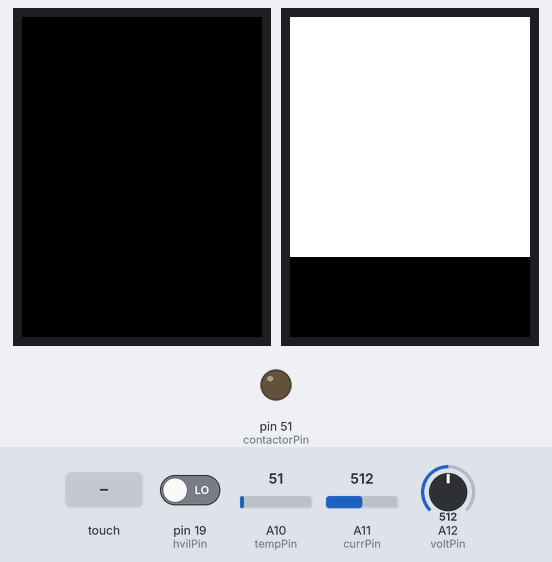
The sketch below on a simulated Arduino Mega 2560, built with avr-gcc and run on an emulated ATmega2560. On the bench: 2 × 240×320 colour display, output pins drawn as LEDs (lit = HIGH). Inputs (shaded band) come from the test bench; at power-on: A12 (voltPin) = 512, pin 19 (hvilPin) LOW, A10 (tempPin) = 51, A11 (currPin) = 512. What the sketch prints to the serial monitor is not drawn.

Above: at 0.33 s.
1.4 s: A12 (voltPin) set to 625
4.4 s: A12 (voltPin) set to 653
7.4 s: touch panel pressed at 13 % / 90 % of its raw x / y range
9.0 s: touch panel pressed at 38 % / 90 % of its raw x / y range
12.0 s: touch panel pressed at 87 % / 90 % of its raw x / y range
Timing chart, 0 to 14.6 s (numbered marks = the images above; inputs shaded):
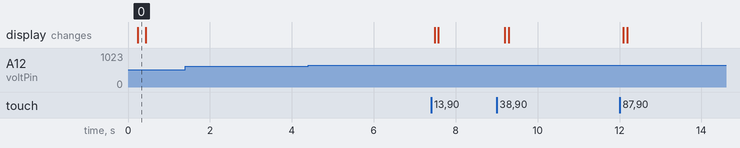

The sketch:

Lab3.ino
```cpp
#include <TimerOne.h>
#include <stdbool.h>
#include <Elegoo_GFX.h>
#include <Elegoo_TFTLCD.h>
#include <TouchScreen.h>

#include "TaskControlBlock.h"
#include "Scheduler.h"
#include "Measurement.h"
#include "SOC.h"
#include "Alarm.h"
#include "Contactor.h"
#include "Display.h"
#include "TouchInput.h"

#define LCD_CS A3     // Chip Select goes to Analog 3
#define LCD_CD A2     // Command/Data goes to Analog 2
#define LCD_WR A1     // LCD Write goes to Analog 1
#define LCD_RD A0     // LCD Read goes to Analog 0
#define LCD_RESET A4  // Can alternately just connect to Arduino's reset pin

#define MAX_LEN 32

// Setup the TFT with the correct pins
Elegoo_TFTLCD tft(LCD_CS, LCD_CD, LCD_WR, LCD_RD, LCD_RESET);

#define YP A3  // must be an analog pin, use "An" notation!
#define XM A2  // must be an analog pin, use "An" notation!
#define YM 9   // can be a digital pin
#define XP 8   // can be a digital pin

// Setup the touchscreen with the correct pins
TouchScreen ts = TouchScreen(XP, YP, XM, YM, 300);

// Have a time base flag for our interrupt sequence. Volatile becuase it's modified in the timer ISR
volatile bool timeBaseFlag;

//Task Control Blocks
TCB measurementTCB;
TCB socTCB;
TCB contactorTCB;
TCB alarmTCB;
TCB touchInputTCB;
TCB displayTCB;

// TCB LinkedList
TCB* TCBLL = &measurementTCB;

// Measurement Data
measurementData measure;                      // Declare measurement data structure - defined in Measurement.h
float hvCurrent     = 0;                      // The system's HV Current value
bool currChanged    = true;                   // Whether or not the current has changed
const byte currPin  = A11;                    // The pin the system is reading to see the current
float hvVoltage     = 0;                      // The system's HV Voltage value
bool voltChanged    = true;                   // Whether or not the voltage has changed
const byte voltPin  = A12;                    // The pin the system is reading to see the voltage
float temperature   = 0;                      // The system's Temperature value
bool tempChanged    = true;                   // Whether or not the temperature has changed
const byte tempPin  = A10;                    // The pin the system is reading to see the temperature
bool hvilChanged    = true;                   // Whether or not the HVIL's status has changed
const byte hvilPin  = 19;                     // The pin the system is reading to see the HVIL's status
bool hvil           = digitalRead(hvilPin);   // The system's HVIL status

// SOC Data
socData soc;                                  // Declare SOC data structure - defined in SOC.h
float charge = 0;                             // The system's state of charge

// Contactor Data
contactorData contactor;                      // Declare contactor data structure - defined in Contactor.h
int contactorFlag       = UNCHANGED_CONT;     // A flag to tell the system whether or not to change the contactor's status and what to change it to
const byte contactorPin = 51;                 // The pin the system is writing to to show the contactor's status
bool contactorStatus    = CONTACTOR_OPEN;     // The contactor's current status. Initially starts as open

// Alarm Data
alarmData alarm;                              // Declare alarm data structure - defined in Alarm.h
bool hvilAcknowledged           = false;      // Whether or not the HVIL alarm has been acknowledged
volatile int hvilAlarmStatus    = NA;         // The system's HVIL alarm status. Volatile because it's modified in the HVIL ISR
volatile bool hvilAlarmChanged  = true;       // Whether or not the HVIL alarm has changed
bool ocAcknowledged             = false;      // Whether or not the overcurrent alarm has been acknowledged
int overcurrentStatus           = NA;         // The system's overcurrent alarm status
bool overcurrentChanged         = true;       // Whether or not the overcurrent alarm has changed
bool hvoorAcknowledged          = false;      // Whether or not the HVOOR alarm has been acknowledged
int hvoorStatus                 = NA;         // The system's HVOOR alarm status
bool hvoorChanged               = true;       // Whether or not the HVOOR alarm has changed
volatile bool ISRFlag           = false;      // Flag to tell is if the HVIL ISR function just ran

// Display Data
displayData displayD;                         // Declare display data structure - defined in Display.h
int page              = MEASURE_PAGE;         // The current page the system is displaying. Start at the measurement page
int oldPage           = -1;                   // The page the system was displaying in the previous cycle
bool alarmButtonDrawn = false;                // Whether or not the alarm acknowledgement button is drawn

// Touch Input Data
touchInputData touchInput;                    // Declare touch input data structure - defined in TouchInput.h

void setup() {
  Serial.begin(9600);
  Serial.println(F("TFT LCD test"));


#ifdef USE_Elegoo_SHIELD_PINOUT       // This is defined in Elegoo_TFTLCD.h
  Serial.println(F("Using Elegoo 2.4\" TFT Arduino Shield Pinout"));
#else
  Serial.println(F("Using Elegoo 2.4\" TFT Breakout Board Pinout"));
#endif

  Serial.print("TFT size is "); Serial.print(tft.width()); Serial.print("x"); Serial.println(tft.height());

  tft.reset();

  uint16_t identifier = tft.readID();
  if (identifier == 0x9325) {
    Serial.println(F("Found ILI9325 LCD driver"));
  } else if (identifier == 0x9328) {
    Serial.println(F("Found ILI9328 LCD driver"));
  } else if (identifier == 0x4535) {
    Serial.println(F("Found LGDP4535 LCD driver"));
  } else if (identifier == 0x7575) {
    Serial.println(F("Found HX8347G LCD driver"));
  } else if (identifier == 0x9341) {
    Serial.println(F("Found ILI9341 LCD driver"));
  } else if (identifier == 0x8357) {
    Serial.println(F("Found HX8357D LCD driver"));
  } else if (identifier == 0x0101)
  {
    identifier = 0x9341;
    Serial.println(F("Found 0x9341 LCD driver"));
  }
  else if (identifier == 0x1111)
  {
    identifier = 0x9328;
    Serial.println(F("Found 0x9328 LCD driver"));
  }
  else {
    Serial.print(F("Unknown LCD driver chip: "));
    Serial.println(identifier, HEX);
    Serial.println(F("If using the Elegoo 2.8\" TFT Arduino shield, the line:"));
    Serial.println(F("  #define USE_Elegoo_SHIELD_PINOUT"));
    Serial.println(F("should appear in the library header (Elegoo_TFT.h)."));
    Serial.println(F("If using the breakout board, it should NOT be #defined!"));
    Serial.println(F("Also if using the breakout, double-check that all wiring"));
    Serial.println(F("matches the tutorial."));
    identifier = 0x9328;

  }

  // Set up the touch screen display
  tft.begin(identifier);
  tft.setRotation(2);

  // Initilize the measurement data structure with the correct values
  measure                     = {&hvil, &hvilChanged, &hvilPin, &temperature, &tempChanged, &tempPin, &hvCurrent, &currChanged, &currPin, &hvVoltage, &voltChanged, &voltPin};
  measurementTCB.task         = &measurementTask;
  measurementTCB.taskDataPtr  = &measure;
  measurementTCB.next         = &socTCB;
  measurementTCB.prev         = NULL;

  // Initilize the SOC data structure with the correct values
  soc                         = {&charge};
  socTCB.task                 = &socTask;
  socTCB.taskDataPtr          = &soc;
  socTCB.next                 = &contactorTCB;
  socTCB.prev                 = &measurementTCB;

  // Initilize the contactor data structure with the correct values
  contactor                   = {&contactorStatus, &contactorFlag, &contactorPin, &hvilAlarmStatus};
  contactorTCB.task           = &contactorTask;
  contactorTCB.taskDataPtr    = &contactor;
  contactorTCB.next           = &alarmTCB;
  contactorTCB.prev           = &socTCB;

  // Initilize the alarm data structure with the correct values
  alarm                       = {&hvilAcknowledged, &hvilAlarmStatus, &hvilAlarmChanged, &hvil, &ocAcknowledged, &overcurrentStatus, &overcurrentChanged,
                                 &hvCurrent, &hvoorAcknowledged, &hvoorStatus, &hvoorChanged, &hvVoltage, &ISRFlag};
  alarmTCB.task               = &alarmTask;
  alarmTCB.taskDataPtr        = &alarm;
  alarmTCB.next               = &displayTCB;
  alarmTCB.prev               = &contactorTCB;

  // Initilize the display data structure with the correct values
  displayD                    = {&measure, &soc, &alarm, &contactor, &page, &oldPage, &tft, &alarmButtonDrawn};
  displayTCB.task             = &displayTask;
  displayTCB.taskDataPtr      = &displayD;
  displayTCB.next             = &touchInputTCB;
  displayTCB.prev             = &alarmTCB;

  // Initilize the touch input data structure with the correct values
  touchInput                  = {&ts, &contactorFlag, &page, &hvilAcknowledged, &ocAcknowledged, &hvoorAcknowledged, &hvilAlarmStatus, &overcurrentStatus, &hvoorStatus};
  touchInputTCB.task          = &touchInputTask;
  touchInputTCB.taskDataPtr   = &touchInput;
  touchInputTCB.next          = NULL;
  touchInputTCB.prev          = &displayTCB;

  // Set the input and output pins to their correct modes
  pinMode(contactorPin, OUTPUT);
  pinMode(hvilPin, INPUT);
  pinMode(tempPin, INPUT_PULLUP);
  pinMode(currPin, INPUT_PULLUP);
  pinMode(voltPin, INPUT_PULLUP);

  // Initialize the timer to run at 10 Hz
  Timer1.initialize(100000);
  Timer1.attachInterrupt(timerISR);
  Timer1.start();
  timeBaseFlag = true;

  // Set up the HVIL interrupt routine
  attachInterrupt(digitalPinToInterrupt(hvilPin), hvilISR, RISING);

  // Make the HVIL input pin available for GPIO; generally, it's used for Serial1
  Serial1.end();

}

void loop() {
  // Let the scheduler run the TCBs in the TCB linked list only when the hardware timer allows it
  if (timeBaseFlag == true) {
    // Sets the positive-y and minus-x pins to output so that the TFT display can update values
    pinMode(YP, OUTPUT);
    pinMode(XM, OUTPUT);

    // Reset the timer flag to that the tasks only run at the correct time
    timeBaseFlag = false;

    // Let the scheduler run the tasks
    scheduler(TCBLL);
  }
}

void timerISR() {
  /****************
      Function name: timerISR
      Function inputs: none
      Function outputs: none
      Function description: Performs the timer's interrupt routine
      Author(s): Yasin Alissa, Khoa Tran
    *****************/
  // Set the time base flag to true so the scheduler can run tasks
  timeBaseFlag = true;
}

void hvilISR() {
  /****************
    Function name: hvilInterrupt
    Function inputs: none
    Function outputs: none
    Function description: Performs the HVIL interrupt routine
    Author(s): Yasin Alissa, Khoa Tran
  *****************/
  // Set the HVIL alarm's status to active not acknowledged
  hvilAlarmStatus = ANA;
  hvilAlarmChanged = true;
  // Open the contactor directly
  digitalWrite(contactorPin, LOW);
  // Set the flag that signifies the HVIL ISR running
  ISRFlag = true;
}
```

Alarm.c
```cpp
#include "Alarm.h"
#include "Measurement.h"

void updateHVILAlarm(int* hvilAlarmStatus, bool* hvilAlarmChanged, bool hvilStatus, bool* hvilAcknowledged, volatile bool* ISRFlag) {
    /****************
    * Function name: updateHVILAlarm
    * Function inputs: the status of the HVIL alarm, the HVIL alarm change flag, the current HVIL status,
    * and whether or not the alarms have been acknowledged
    * Function outputs: none
    * Function description: Updates the HVIL alarm's status per the spec
    * Author(s): Yasin Alissa, Khoa Tran
    *****************/
    // If the HVIL ISR function just ran, we don't need to do anything this go around
    if (*ISRFlag) {
        *ISRFlag = false;
    } else {
        int newStatus = *hvilAlarmStatus;
        // If the HVIL is closed, the alarm is not active
        if (hvilStatus == HVIL_CLOSED) {
            newStatus = NA;
            *hvilAcknowledged = false;
        } else {
            // If the HVIL is open and the alarm has been acknowledged, the alarm is active and acknowledged
            if ((*hvilAcknowledged)) {
                newStatus = AA;
            }
            // HVIL interrupt routine handles "active, not acknowledged" assignment
        }
        // If the new status is not the same as the old status, changed the status and set the change flag. Otherwise, set
        // the flag to indicate that there has been no change
        if (newStatus != *hvilAlarmStatus) {
            *hvilAlarmStatus = newStatus;
            *hvilAlarmChanged = true;
        } else {
            *hvilAlarmChanged = false;
        }
    }
}

void updateOvercurrentAlarm(int* overcurrentStatus, bool* overcurrentAlarmChanged, float hvCurrent, bool* ocAcknowledged) {
    /****************
    * Function name: updateOvercurrentAlarm
    * Function inputs: the status of the overcurrent alarm, the overcurrent alarm change flag, the current value,
    * and whether or not the alarms have been acknowledged
    * Function outputs: none
    * Function description: Updates the overcurrent alarm's status per the spec
    * Author(s): Yasin Alissa, Khoa Tran
    *****************/
    int newStatus;
    // If the current value is between -5A and 20A, the alarm is not active
    if (hvCurrent > -5.0 && hvCurrent < 20.0) {
        newStatus = NA;
        *ocAcknowledged = false;
    } else {
        // If the current value is not between -5A and 20A and the alarm hasn't been acknowledged,
        // the alarm is active and not acknowledged
        if (!(*ocAcknowledged)) {
            newStatus = ANA;
        // If the current value is not between -5A and 20A and the alarm has been acknowledged,
        // the alarm is active and acknowledged
        } else {
            newStatus = AA;
        }
    }
    // If the new status is not the same as the old status, changed the status and set the change flag. Otherwise, set
    // the flag to indicate that there has been no change
    if (newStatus != *overcurrentStatus) {
        *overcurrentStatus = newStatus;
        *overcurrentAlarmChanged = true;
    } else {
        *overcurrentAlarmChanged = false;
    }
}

void updateHvOutOfRangeAlarm(int* hvoorStatus, bool* hvoorAlarmChanged, float hvVoltage, bool* hvoorAcknowledged) {
    /****************
    * Function name: updateHvOutOfRangeAlarm
    * Function inputs: the status of the HVOOR alarm, the HVOOR alarm change flag, the current voltage status,
    * and whether or not the alarms have been acknowledged
    * Function outputs: none
    * Function description: Updates the HVOOR alarm's status per the spec
    * Author(s): Yasin Alissa, Khoa Tran
    *****************/
    int newStatus;
    // If the voltage value is between 280V and 405V, the alarm is not active
    if (hvVoltage > 280.0 && hvVoltage < 405.0) {
        newStatus = NA;
        *hvoorAcknowledged = false;
    } else {
        // If the voltage value is not between 280V and 405V and the alarm hasn't been acknowledged,
        // the alarm is active and not acknowledged
        if (!(*hvoorAcknowledged)) {
            newStatus = ANA;
            // If the voltage value is not between 280V and 405V and the alarm has been acknowledged,
            // the alarm is active and acknowledged
        } else {
            newStatus = AA;
        }
    }
    // If the new status is not the same as the old status, changed the status and set the change flag. Otherwise, set
    // the flag to indicate that there has been no change
    if (newStatus != *hvoorStatus) {
        *hvoorStatus = newStatus;
        *hvoorAlarmChanged = true;
    } else {
        *hvoorAlarmChanged = false;
    }
}

void alarmTask(void* aData) {
    /****************
    * Function name: alarmTask
    * Function inputs: void* pointer to the alarmData struct
    * Function outputs: none
    * Function description: Updates all alarm statuses at their respective update rates
    * Author(s): Yasin Alissa, Khoa Tran
    *****************/
    alarmData* data = (alarmData*) aData;
    // Update statuses for all alarms
    updateHVILAlarm(data->hvilAlarmStatus, data->hvilAlarmChanged, *data->hvilStatus, data->hvilAcknowledged, data->ISRFlag);
    updateOvercurrentAlarm(data->overcurrentStatus, data->overcurrentAlarmChanged, *data->hvCurrent, data->ocAcknowledged);
    updateHvOutOfRangeAlarm(data->hvoorStatus, data->hvoorAlarmChanged, *data->hvVoltage, data->hvoorAcknowledged);
}
```

Alarm.h
```cpp
#ifdef __cplusplus
extern "C" {
#endif

#ifndef ALARM_H_
#define ALARM_H_

#include <stdbool.h>

#define NA 0
#define ANA 1
#define AA 2

typedef struct alarmTaskData {
    bool* hvilAcknowledged;
    volatile int* hvilAlarmStatus;
    volatile bool* hvilAlarmChanged;
    bool* hvilStatus;
    bool* ocAcknowledged;
    int* overcurrentStatus;
    bool* overcurrentAlarmChanged;
    float* hvCurrent;
    bool* hvoorAcknowledged;
    int* hvoorStatus;
    bool* hvoorAlarmChanged;
    float* hvVoltage;
    volatile bool* ISRFlag;
} alarmData;

void alarmTask (void*);


#endif

#ifdef __cplusplus
}
#endif
```

Colors.h
```cpp
#ifndef COLORS_H_
#define COLORS_H_

#define BLACK   0x0000
#define BLUE    0x001F
#define RED     0xF800
#define GREEN   0x07E0
#define CYAN    0x07FF
#define MAGENTA 0xF81F
#define YELLOW  0xFFE0
#define WHITE   0xFFFF

#endif
```

Contactor.h
```cpp
#ifdef __cplusplus
extern "C" {
#endif

#ifndef CONTACTOR_H_
#define CONTACTOR_H_

#include <stdbool.h>
#include <Arduino.h>

#define CONTACTOR_OPEN true         // Value to signify that the contactor is open
#define CONTACTOR_CLOSED false      // Value ot signify that the contactor is closed
#define CLOSE -1                    // Value to tell the program to close the contactor
#define OPEN 1                      // Value to tell the program to open the contactor
#define UNCHANGED_CONT 0            // Value to tell the program to keep the contactor the same

typedef struct contactorTaskData {
    bool* contactorStatus;
    int* contactorFlag;
    const byte* contactorPin;
    volatile int* hvilAlarmStatus;
} contactorData;


void contactorTask (void*);


#endif

#ifdef __cplusplus
}
#endif
```

SOC.h
```cpp
#ifdef __cplusplus
extern "C" {
#endif

#ifndef SOC_H_
#define SOC_H_

#include <Arduino.h>

typedef struct socTaskData {
    float* charge;
} socData;


void socTask (void*);


#endif

#ifdef __cplusplus
}
#endif
```

Source omitted: Contactor.c (1369 bytes), Display.cpp (10432 bytes), Display.h (808 bytes), Measurement.cpp (4160 bytes), Measurement.h (642 bytes), SOC.c (396 bytes), Scheduler.c (640 bytes), Scheduler.h (198 bytes), TaskControlBlock.h (339 bytes), TouchInput.cpp (5426 bytes), TouchInput.h (913 bytes)

Measured:
- after the input at 1.4 s, every drawn part: stays the same
- after the input at 4.4 s, every drawn part: stays the same
